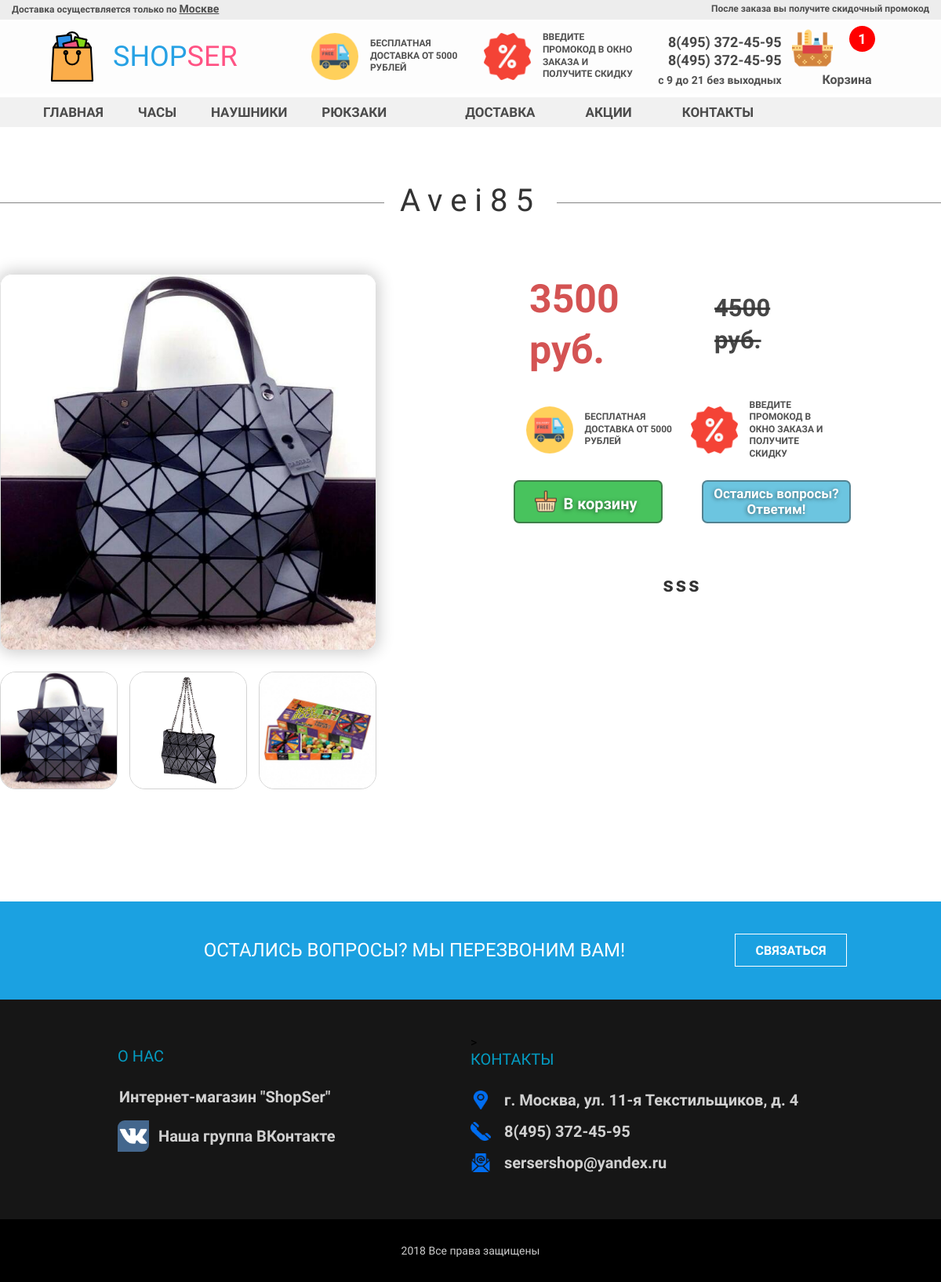
Page /controllers/product.php?product_id=6 on the committed database.
### tables this page shows
CREATE TABLE `products` (
  `product_id` int(11) NOT NULL,
  `title` varchar(255) NOT NULL,
  `cost` int(11) NOT NULL,
  `old_cost` int(11) DEFAULT NULL,
  `img` varchar(255) NOT NULL,
  `category_id` int(11) NOT NULL
);

CREATE TABLE `description` (
  `description_id` int(11) NOT NULL,
  `description_zag` varchar(128) DEFAULT NULL,
  `description_p1` varchar(512) DEFAULT NULL,
  `description_p2` varchar(512) DEFAULT NULL,
  `color` varchar(128) DEFAULT NULL,
  `size` varchar(128) DEFAULT NULL,
  `material` varchar(128) DEFAULT NULL,
  `country` varchar(32) DEFAULT NULL,
  `product_id` int(11) NOT NULL
);

### controllers/product.php (called while the page is built, shortened)
<?php
require_once '../models/product.php';
if (isset($_GET['product_id']) && $_GET['product_id'] != "") {
    $product = $_GET['product_id'];
    $products = new Product($product);
} else {
    header('Location: ../views/error.php');
}
require_once '../models/description.php';
$descriptions = new Description($product);
require_once '../views/product.php';

### models/product.php (called while the page is built, shortened)
<?php
require_once '../php/db.php';
class Product
{
    public function __construct($id)
    {
        global $mysqli;
        $query = "SELECT product_id, title, cost, old_cost, img, category_id FROM products WHERE product_id=$id";
        $result = $mysqli->query($query);
        if ($result->num_rows > 0) {
            $product_data = $result->fetch_assoc();
            $this->id = $product_data['product_id'];
            $this->title = $product_data['title'];
            $this->cost = $product_data['cost'];
            $this->old_cost = $product_data['old_cost'];
            $this->img = $product_data['img'];
        }
    }
}

### models/description.php (called while the page is built, shortened)
<?php
require_once '../php/db.php';
class Description
{
    public function __construct($id)
    {
        global $mysqli;
        $query = "SELECT * FROM description WHERE product_id=$id";
        $result = $mysqli->query($query);
        $description_data = $result->fetch_assoc();
        $this->zag = $description_data['description_zag'];
    }
}

### views/product.php (the view, shortened to what this page needs)
<?php
    if ($products->old_cost == '0'){
        $old_cost = '';
    } else {
        $old_cost = '<p class="old-cost">'.$products->old_cost.' руб.</p>';
    }
    include('../controllers/header.php')
?>
<div class="article-section">
    <div class="middle-zag">
        <span id="data-id" data-id="<?php echo $products->id ?>">
            <?php echo $products->title ?>
        </span>
    </div>
    <div class="article-section-item">
        <div class="article-photos">
            <div class="article-photo-div">
                <img src="../pics/tovar/<?php echo $products->img ?>/<?php echo $products->img ?>1.jpg" class="article-main-photo">
            </div>
            <img src="../pics/tovar/<?php echo $products->img ?>/<?php echo $products->img ?>1.jpg" class="article-btn-active">
            <img src="../pics/tovar/<?php echo $products->img ?>/<?php echo $products->img ?>2.jpg" class="article-btn-active">
            <img src="../pics/tovar/<?php echo $products->img ?>/<?php echo $products->img ?>3.jpg" class="article-btn-active">
        </div>
        <div class="article-left-panel">
            <div class="aritcle-wrapper">
                <div class="article-cost">
                    <div class="article-cost-item">
                        <p class="cost">
                            <?php echo $products->cost ?> руб.
                        </p>
                        <?php echo $old_cost ?>
                    </div>
                </div>
                <div class="panel-advant">
                    <div class="article-panel-wrapper">
                        <div class="panel-advant-item">
                            <img src="../icon/delivery-truck.png">
                            <p>
                                БЕСПЛАТНАЯ ДОСТАВКА ОТ 5000 РУБЛЕЙ
                            </p>
                        </div>
                        <div class="panel-advant-item">
                            <img src="../icon/discount.png" class="panel-icon-delivery">
                            <p>
                                Введите промокод в окно заказа и получите скидку
                            </p>
                        </div>
                    </div>
                </div>
                <div class="article-buttons">
                    <button id="add_article">
                        <img src="../icon/shopping-basket.png">
                        <span>В корзину</span>
                    </button>
                    <button class="article-btn-answ">
                        <span>Остались вопросы? Ответим!</span>
                    </button>
                </div>
                <div class="article-text">
                    <div class="article-text-description">
                        <p class="description-zag"><?php echo $descriptions->zag ?></p>
                    </div>
                </div>
            </div>
        </div>
    </div>
</div>
<?php include('../templates/footer.php')?>

### rows in the picture
products: title "Avei85", img (picture), cost "3500", old_cost "4500"
description: description_zag "sss"
